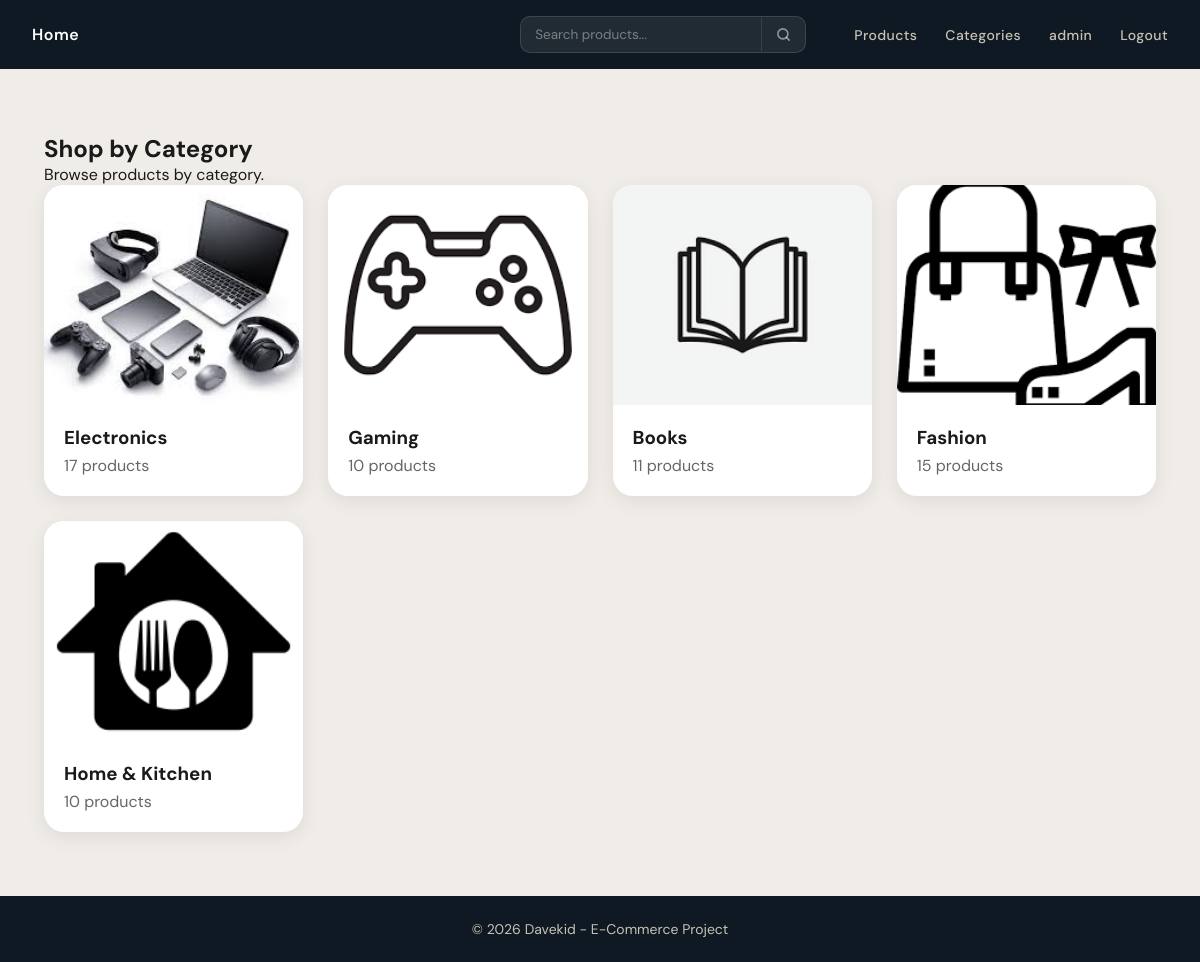
Page /categories/ (signed in) on the committed database.
### core/models.py (models this page shows, shortened)
class Category(models.Model):
    name = models.CharField(max_length=100, unique=True)
    slug = models.SlugField(unique=True)
    image = models.ImageField(
        upload_to="categories/",
        blank=True,
        null=True
    )
    description = models.TextField(
        blank=True,
        null=True
    )

### core/views.py (the view)
# urls.py: path("categories/", views.category_list, name="category_list"),
def category_list(request):
    categories = Category.objects.all()
    return render(
        request, "core/category_list.html", {"categories": categories}
    )

### core/templates/core/category_list.html (shortened to what this page needs)
{% extends "base.html" %}
{% block content %}
<section class="categories-page">
    <div class="section-header">
        <h1>
            Shop by Category
        </h1>
        <p>
            Browse products by category.
        </p>
    </div>
    <div class="category-grid">
        {% for category in categories %}
        <a
            href="{% url 'category_detail' category.slug %}"
            class="category-card"
        >
            {% if category.image %}
            <img
                src="{{ category.image.url }}"
                alt="{{ category.name }}"
            >
            {% endif %}
            <h3>
                {{ category.name }}
            </h3>
            <p>
                {{ category.products.count }}
                products
            </p>
        </a>
        {% endfor %}
    </div>
</section>
{% endblock %}

### templates/includes/navbar.html (shortened to what this page needs)
<nav>
    <a href="{% url 'home' %}">
        Home
    </a>
    <form action="{% url 'search_products' %}" method="GET" class="search-form">
        <input type="text" name="q" placeholder="Search products...">
        <button type="submit">
            <svg xmlns="http://www.w3.org/2000/svg" width="15" height="15" viewBox="0 0 24 24" fill="none" stroke="currentColor" stroke-width="2.5" stroke-linecap="round" stroke-linejoin="round">
                <circle cx="11" cy="11" r="8"/><line x1="21" y1="21" x2="16.65" y2="16.65"/>
            </svg>
        </button>
    </form>
    <a href="{% url 'product_list' %}">
        Products
    </a>
    <a href="{% url 'category_list' %}">
        Categories
    </a>
    {% if user.is_authenticated %}
        <a href="{% url 'profile' %}">
            {{ user.username }}
        </a>
        <a href="{% url 'logout' %}">
            Logout
        </a>
    {% endif %}
</nav>

### core/static/core/css/main.css (style rules this page uses)
* { margin: 0; padding: 0; box-sizing: border-box; }
body { background: #f0ede8; color: #1a1a1a; font-family: 'DM Sans', sans-serif; display: flex; flex-direction: column; min-height: 100vh; }
nav { background: #0f1923; display: flex; gap: 28px; padding: 16px 32px; align-items: center; }
nav a { color: #c9c2b4; text-decoration: none; font-size: 14px; font-weight: 500; letter-spacing: 0.03em; transition: color 0.2s; }
nav a:first-child { color: white; font-weight: 600; margin-right: auto; font-size: 16px; }
.categories-page { max-width:1200px; margin:auto; padding:40px 20px; }
.category-grid { display:grid; grid-template-columns: repeat(auto-fit,minmax(250px,1fr)); gap:25px; }
.category-card { background:#fff; border-radius:20px; overflow:hidden; text-decoration:none; color:inherit; box-shadow:0 5px 20px rgba(0,0,0,.08); transition:.3s; }
.category-card img { width:100%; height:220px; object-fit:cover; }
.category-card h3 { padding:15px 20px 5px; }
.category-card p { padding:0 20px 20px; color:#666; }
.search-form { display: flex; align-items: center; margin-left: auto; margin-right: 20px; background: rgba(255, 255, 255, 0.08); border: 1px solid rgba(255, 255, 255, 0.12); border-radius: 10px; transition: border-color 0.2s, background 0.2s; overflow: hidden; }
.search-form input { padding: 9px 14px; border: none; background: transparent; width: 240px; outline: none; font-family: 'DM Sans', sans-serif; font-size: 13.5px; color: white; }
.search-form input::placeholder { color: rgba(255, 255, 255, 0.4); }
.search-form button { border: none; background: transparent; padding: 9px 14px; cursor: pointer; color: rgba(255, 255, 255, 0.5); display: flex; align-items: center; justify-content: center; transition: color 0.2s; border-left: 1px solid rgba(255, 255, 255, 0.1); }

### rows in the picture
Category: image (picture), name "Electronics", products.count "17"
Category: image (picture), name "Gaming", products.count "10"
Category: image (picture), name "Books", products.count "11"
Category: image (picture), name "Fashion", products.count "15"
Category: image (picture), name "Home & Kitchen", products.count "10"

### other values in the picture
{{ user.username }} "admin"
